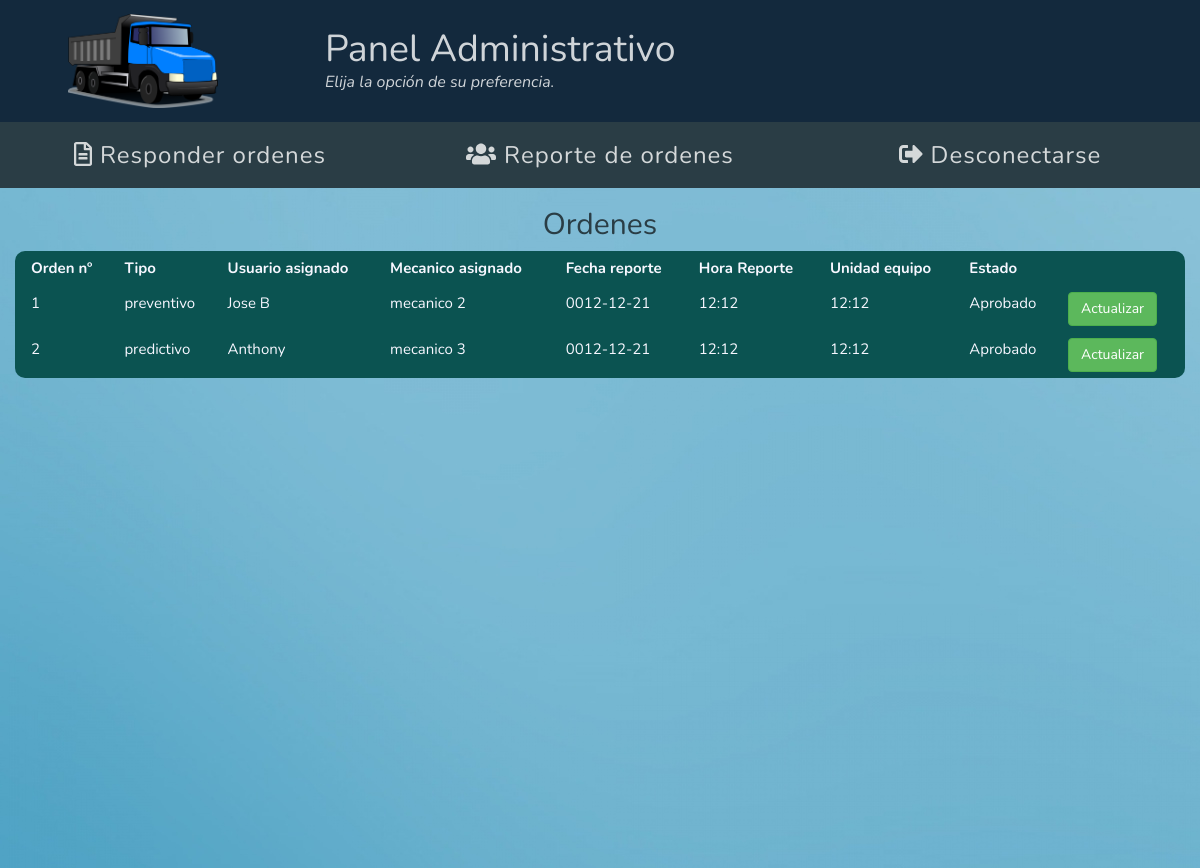
Page /index.php?art=adminsolicitudes (signed in) on the earlier database version.
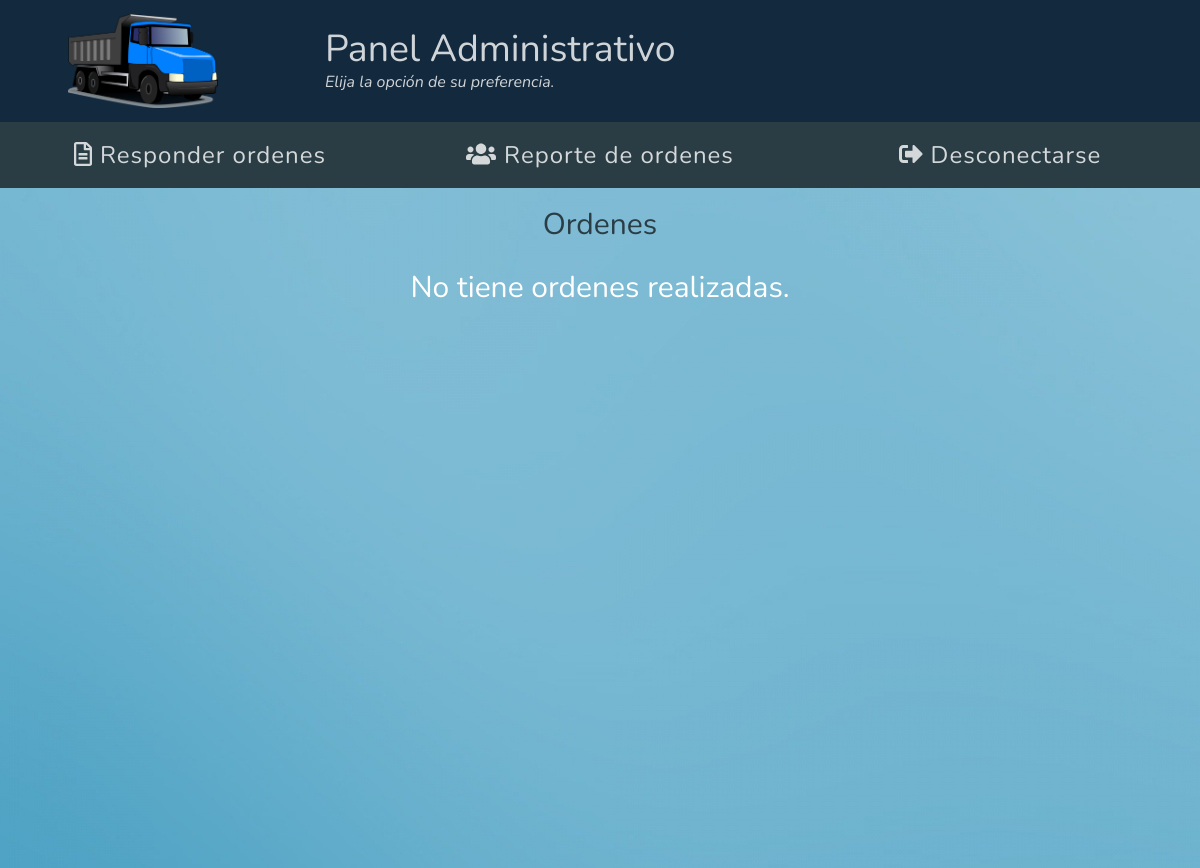
Same page on the later database version.
### tables this page shows
CREATE TABLE `ordenes` (
  `id_orden` int(20) NOT NULL,
  `id_usuario_emisor` int(20) NOT NULL,
  `id_usuario_receptor` int(20) NOT NULL,
  `tipo_mantenimiento` varchar(20) NOT NULL,
  `usuario_equipo` varchar(50) NOT NULL,
  `mecanico_asignado` varchar(50) NOT NULL,
  `fecha_reporte` varchar(50) NOT NULL,
  `hora_reporte` varchar(20) NOT NULL,
  `fecha_inicio` varchar(20) NOT NULL,
  `hora_inicio` varchar(20) NOT NULL,
  `fecha_culminacion` varchar(20) NOT NULL,
  `hora_culminacion` varchar(20) NOT NULL,
  `km` int(50) NOT NULL,
  `unidad_equipo` varchar(50) NOT NULL,
  `placa_equipo` varchar(50) NOT NULL,
  `ultima_actividad` varchar(100) NOT NULL,
  `taller_externo` varchar(100) NOT NULL,
  `fecha_inicio_taller` varchar(50) NOT NULL,
  `fecha_culminacion_taller` varchar(50) NOT NULL,
  `hora_taller` varchar(20) NOT NULL,
  `garantia` varchar(20) NOT NULL,
  `descripcion_falla` varchar(200) NOT NULL,
  `estado_orden` varchar(20) NOT NULL
);

### adminsolicitudes.php (the view, shortened to what this page needs)
<?php
  include_once('conexion.php');
?>
<div class="container-fluid" style="height:85vh;">
  <h2 class="fgray">Ordenes</h2>
  <?php
    $querybuscarU= $mysqli->query("SELECT * FROM ordenes") or
      die ("<br> No se puede ejecutar query para buscar datos P".$mysqli->error);
    if (mysqli_num_rows($querybuscarU) > 0)
    {
      echo "<table class='w3-table bgreen fwhite1'>";
      echo "<tr>";
      echo "<th> Orden nº </th>";
      echo "<th> Tipo </th>";
      echo "<th> Usuario asignado </th>";
      echo "<th> Mecanico asignado </th>";
      echo "<th> Fecha reporte </th>";
      echo "<th> Hora Reporte </th>";
      echo "<th> Unidad equipo </th>";
      echo "<th> Estado </th>";
      while (($fila=mysqli_fetch_array($querybuscarU)))
      {
        $id_orden=$fila['id_orden'];
        $tipo_mantenimiento=$fila['tipo_mantenimiento'];
        $usuario_equipo=$fila['usuario_equipo'];
        $mecanico_asignado=$fila['mecanico_asignado'];
        $fecha_reporte=$fila['fecha_reporte'];
        $hora_reporte=$fila['hora_reporte'];
        $unidad_equipo=$fila['unidad_equipo'];
        $estado_orden = $fila['estado_orden'];
        if($estado_orden !== 'Cancelada') {
          echo "<tr>";
          echo "<td>$id_orden</td>";
          echo "<td>$tipo_mantenimiento</td>";
          echo "<td>$usuario_equipo</td>";
          echo "<td>$mecanico_asignado</td>";
          echo "<td>$fecha_reporte</td>";
          echo "<td>$hora_reporte</td>";
          echo "<td>$unidad_equipo</td>";
          echo "<td>$estado_orden</td>";
          if($estado_orden === 'Pendiente') {
            echo "<td>
                    <a href='index.php?art=responderorden&id=$id_orden'><button class='btn btn-success'>Responder</button></a>
                  </td>";
          }
          else {
            echo "<td>
                    <a href='index.php?art=updateorden&id=$id_orden'><button class='btn btn-success'>Actualizar</button></a>
                  </td>";
          }
        }
      }
     echo "</tr>";
    echo "</tr>";
    }
    else {
      echo "<h2>No tiene ordenes realizadas.</h2>";
    }
  ?>
</div>

Differences in the rows shown:
removed ordenes: id_orden "1", tipo_mantenimiento "preventivo", usuario_equipo "Jose B", mecanico_asignado "mecanico 2", fecha_reporte "0012-12-21", hora_reporte "12:12", unidad_equipo "12:12", estado_orden "Aprobado"
removed ordenes: id_orden "2", tipo_mantenimiento "predictivo", usuario_equipo "Anthony", mecanico_asignado "mecanico 3", fecha_reporte "0012-12-21", hora_reporte "12:12", unidad_equipo "12:12", estado_orden "Aprobado"
Other differences:
text no longer shown: "Orden nº Tipo Usuario asignado Mecanico asignado Fecha reporte Hora Reporte Unidad equipo Estado"
text now shown: "No tiene ordenes realizadas."
